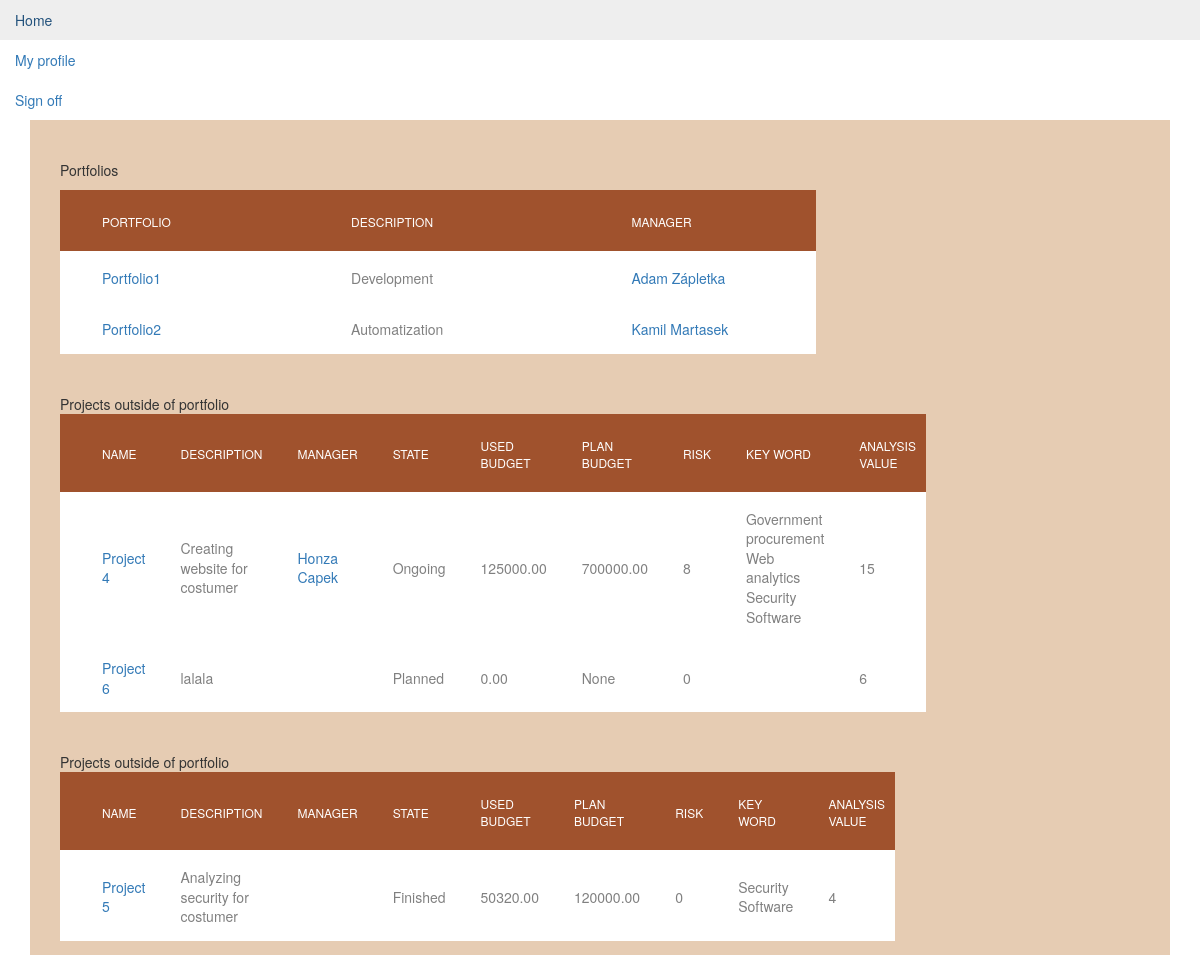
Page /dp/ (signed in, upper part) on the earlier database version.
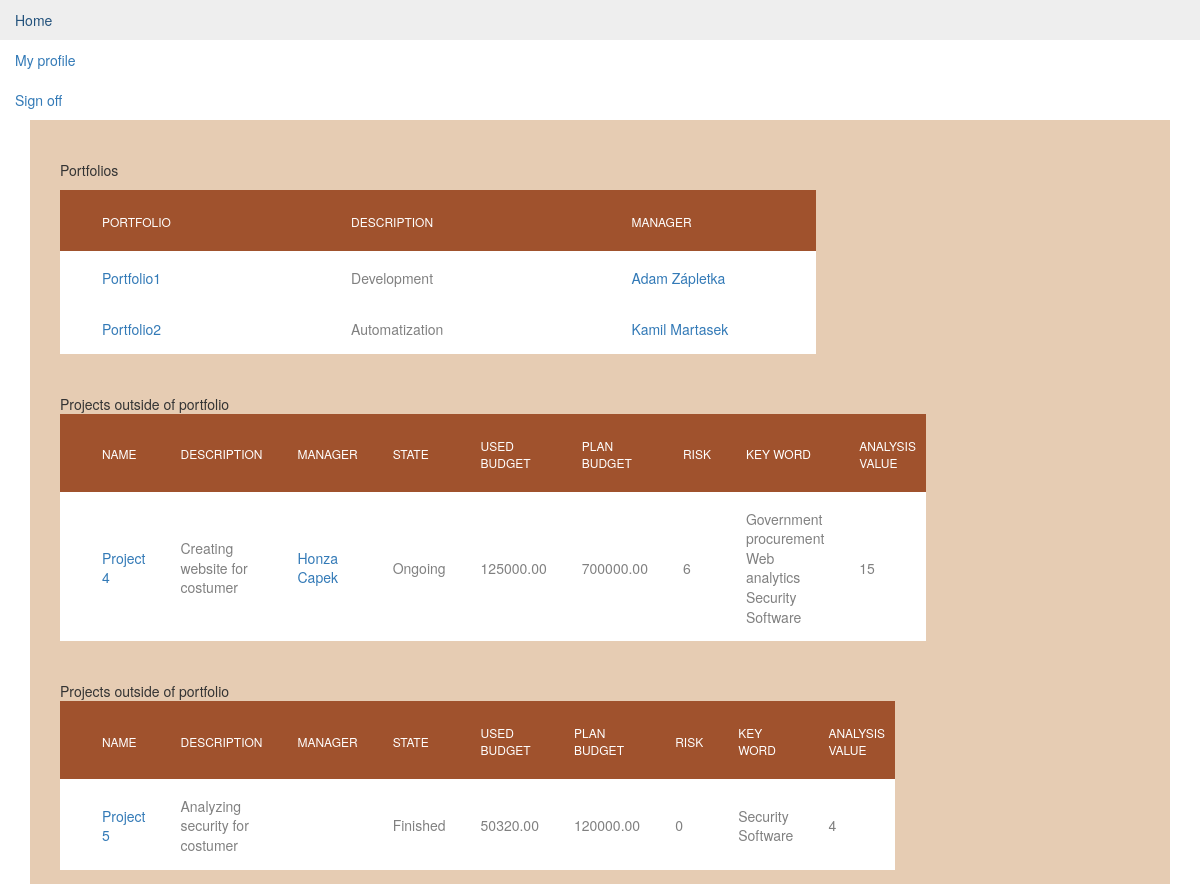
Same page on the later database version.
### dp/models.py (models this page shows, shortened)
class Portfolio(models.Model):
    portfolio_name = models.CharField(max_length=200)
    pub_date = models.DateTimeField('date published', editable=False)
    portfolio_manager = models.ForeignKey(Employee, on_delete=models.SET_NULL, null=True)
    description = models.CharField(max_length=200, null=True)

class Employee(models.Model):
    user = models.OneToOneField(User, on_delete=models.CASCADE)
    position = models.CharField(max_length=200)
    address = models.CharField(max_length=200)
    birthday = models.DateField()
    photo = models.FileField( blank=True, null=True)
    salary = models.DecimalField(max_digits =9, decimal_places=2, null=True)
    GENDER_VALUES = (
        ('male', 'Male'),
        ('female', 'Female'),
    )
    gender = models.CharField(max_length=6, choices=GENDER_VALUES)

class Project(models.Model):
    portfolio = models.ForeignKey(Portfolio, on_delete=models.SET_NULL, null=True, blank=True)
    project_name = models.TextField()
    description = models.CharField(max_length=200)
    plan_budget = models.DecimalField(max_digits=15, decimal_places=2, null=True, blank=True)
    used_budget = models.DecimalField(max_digits=15, decimal_places=2, default=0)
    manhours = models.DecimalField(max_digits=15, decimal_places=0, null=True, blank=True)
    pub_date = models.DateTimeField (auto_now_add=True)
    start_date = models.DateField ('date of start', null=True, blank=True)
    deadline = models.DateField ('date of deadline', null=True, blank=True)
    possible_income = models.DecimalField(max_digits=15, decimal_places=2, null=True, blank=True)
    complexity = models.CharField(max_length=1, choices=COMPLEXITY_VALUES, null=True)
    type = models.CharField(max_length=1, choices=TYPE_VALUES, null=True)
    urgency = models.CharField(max_length=1, choices=PRIORITY_VALUES, null=True)
    importance = models.CharField(max_length=1, choices=PRIORITY_VALUES, null=True)
    STATE_VALUES = (
        ('1', 'Planned'),
        ('2', 'Ongoing'),
        ('3', 'Finished'),
        ('4', 'Interrupted'),
        ('5', 'Stopped'),
    )
    state = models.CharField(max_length=1, choices=STATE_VALUES, default=1)
    progress = models.DecimalField(max_digits=3, decimal_places=2, default=0,
                                   validators=[MaxValueValidator(1.00), MinValueValidator(0.00)])
    project_manager = models.ForeignKey(Employee, on_delete=models.SET_NULL, null=True, blank=True)
    def risk(self, zero_if_not_set=False):
        project_risk = 0
        for risk in self.projectrisk_set.all():
            if risk.risk_state == 0 or risk.risk_state == 1:
                project_risk += (decimal.Decimal(risk.probability) * decimal.Decimal(risk.risk_impact))
        project_risk_count = self.projectrisk_set.filter(risk_state__in=[0, 1])
        if project_risk != 0:
            project_risk = (round(project_risk / len(project_risk_count), 0))
        return project_risk
    def evm(self):
        return EVM.new_instance(self)
    def optimalization(self):
        return optimization(self, OrganizationStrategy.objects.all())

class ProjectRisk (models.Model):
    class Meta:
        unique_together = (('project', 'risk'),)
    project = models.ForeignKey(Project, on_delete=models.CASCADE, blank=True, null=True)
    risk = models.ForeignKey(Risk, on_delete=models.CASCADE)
    risk_state = models.IntegerField(choices=RISK_STATE_VALUES, default=1)
    risk_impact = models.IntegerField(choices=RISK_IMPACT_VALUES, null=True)
    probability = models.IntegerField(choices=RISK_PROBABILITY_VALUES, null=True)

class ProjectStrategy(models.Model):
    class Meta:
        unique_together = (('project', 'strategy'),)
    project = models.ForeignKey(Project, on_delete=models.CASCADE)
    strategy = models.ForeignKey(Strategy, on_delete=models.CASCADE)

class Strategy(models.Model):
    name = models.CharField(max_length=50)

### dp/views.py (the view)
# urls.py: path('', views.index, name='index'),
@login_required
def index(request):
    context = {
        'latest_portfolio_list': Portfolio.objects.all(),
    }
    project_list = Project.objects.filter(portfolio_id__isnull=True)
    finished_projects = project_list.filter(state__in=['3','5'])
    actual_projects = project_list.filter(state__in=['1','2','4'])
    project_count = actual_projects.count()
    context['employee_list'] = Employee.objects.all()
    context['finished_projects'] = finished_projects
    context['actual_projects'] = actual_projects
    context['project_count'] = project_count
    return render(request, "dp/index.html", context)

### dp/analytics.py (called while the page is built)
def optimization(project, org_strategy):
    result = 0
    result += RISK_OK_POINTS if project.risk(zero_if_not_set=True) < RISK_APPETITE else RISK_NOT_OK_POINTS
    result += COMPLEXITY_LOW_POINTS if project.complexity == '0' else COMPLEXITY_HIGH_POINTS
    is_strategic = check_if_strategic(project, org_strategy)
    result += IS_STRATEGIC_POINTS if is_strategic else ISNT_STRATEGIC_POINTS
    if project.progress >= PROGRESS_HIGH:
        result += PROGRESS_HIGH_POINTS
    elif project.progress <= PROGRESS_MODERATE:
        result += PROGRESS_LOW_POINTS
    else:
        result += PROGRESS_MODERATE_POINTS
    if project.state == '2' or project.state == '4':
        res_tmp = calculate_ongoing_proj_score(project)
        result += res_tmp
    return result

    @staticmethod
    def new_instance(project_instance):
        ins = EVM()
        ins.calculate_for_project(project_instance)
        return ins

### templates/dp/index.html (shortened to what the changed rows need)
{% extends "dp/base.html" %}
{% block content %}
    {% load static %}
    <link rel="stylesheet" type="text/css" href="{% static 'dp/css/index.css' %}"/>
    {% if user.employee.position == "manager" or user.is_superuser %}
        <div class="limiter">
        <div class="container">
            <div class="container-table100">
                <div class="wrap-table100">
                    <div class="table100 ver1 m-b-110">
                        <br>
                        <table data-vertable="ver1">
                            <thead>
                            <tr class="row100 head">
                                <th class="column100 column1" data-column="column1">Portfolio</th>
                                <th class="column100 column2" data-column="column2">Description</th>
                                <th class="column100 column3" data-column="column3">Manager</th>
                            </tr>
                            </thead>
                            <tbody>
                            {% if latest_portfolio_list %}
                                <ul>
                                    {% for portfolio in latest_portfolio_list %}
                                        <tr class="row100">
                                            <td class="column100 column1" data-column="column1">
                                                <a href="{% url 'dp:portfolio_detail' portfolio.id %}">{{ portfolio.portfolio_name }}</a>
                                            </td>
                                            <td class="column100 column2" data-column="column2">
                                                {{ portfolio.description }}
                                            </td>
                                            <td class="column100 column3" data-column="column3">
                                                {% if portfolio.portfolio_manager %}
                                                    <a href="{% url 'dp:employee_detail' portfolio.portfolio_manager.id %}"> {{ portfolio.portfolio_manager.user.first_name }} {{ portfolio.portfolio_manager.user.last_name }}</a>
                                                {% endif %}
                                            </td>
                                        </tr>
                                    {% endfor %}
                                </ul>
                            {% else %}
                                <p>No portfolios are available.</p>
                            {% endif %}
                            </tbody>
                        </table>
                        <br>
                        <br>
                        {% if project_tmp.portfolio is Null and actual_projects %}
                            <table id="projects_outside_a">
                                <thead>
                                <tr class="row100 head">
                                    <th class="column100 column1" data-column="column1">Name</th>
                                    <th class="column100 column2" data-column="column2">Description</th>
                                    <th class="column100 column3" data-column="column3">Manager</th>
                                    <th class="column100 column4" data-column="column4">State</th>
                                    <th class="column100 column5" data-column="column5">Used budget</th>
                                    <th class="column100 column6" data-column="column6">Plan budget</th>
                                    <th class="column100 column7" data-column="column7">Risk</th>
                                    <th class="column100 column8" data-column="column8">Key word</th>
                                    <th class="column100 column9" data-column="column9">Analysis value</th>
                                </tr>
                                </thead>
                                <tbody>
                                {% for project_tmp in actual_projects %}
                                    <tr class="row100">
                                        <td class="column100 column1" data-column="column1">
                                            <a href="{% url 'dp:project_detail' project_tmp.id %}">{{ project_tmp.project_name }}</a>
                                        </td>
                                        <td class="column100 column2" data-column="column2">
                                            {{ project_tmp.description }}
                                        </td>
                                        <td class="column100 column3" data-column="column3">
                                            {% if project_tmp.project_manager.id %}
                                                <a href="{% url 'dp:employee_detail' project_tmp.project_manager.id %}">{{ project_tmp.project_manager.user.first_name }} {{ project_tmp.project_manager.user.last_name }}</a>
                                            {% endif %}
                                        </td>
                                        <td class="column100 column4" data-column="column4">
                                            {{ project_tmp.get_state_display }}
                                        </td>
                                        <td class="column100 column5" data-column="column5">
                                            {{ project_tmp.used_budget }}
                                        </td>
                                        <td class="column100 column6" data-column="column6">
                                            {{ project_tmp.plan_budget }}
                                        </td>
                                        <td class="column100 column7" data-column="column7">
                                            {{ project_tmp.risk }}
                                        </td>
                                        <td class="column100 column8" data-column="column8">
                                            {% for key_word in project_tmp.projectstrategy_set.all %}
                                                {{ key_word.strategy.name }}<br>
                                            {% endfor %}
                                        </td>
                                        <td class="column100 column9" data-column="column9">
                                            {{ project_tmp.optimalization }}
                                        </td>
                                    </tr>
                                {% endfor %}
                                </tbody>
                            </table>
                        {% endif %}
                        <br>
                        <br>
                    {% if project_tmp.portfolio is Null and finished_projects %}
                            <table id="projects_outside">
                                <thead>
                                <tr class="row100 head">
                                    <th class="column100 column1" data-column="column1">Name</th>
                                    <th class="column100 column2" data-column="column2">Description</th>
                                    <th class="column100 column3" data-column="column3">Manager</th>
                                    <th class="column100 column4" data-column="column4">State</th>
                                    <th class="column100 column5" data-column="column5">Used budget</th>
                                    <th class="column100 column6" data-column="column6">Plan budget</th>
                                    <th class="column100 column7" data-column="column7">Risk</th>
                                    <th class="column100 column8" data-column="column8">Key word</th>
                                    <th class="column100 column9" data-column="column9">Analysis value</th>
                                </tr>
                                </thead>
                                <tbody>
                                {% for project_tmp in finished_projects %}
                                    <tr class="row100">
                                        <td class="column100 column1" data-column="column1">
                                            <a href="{% url 'dp:project_detail' project_tmp.id %}">{{ project_tmp.project_name }}</a>
                                        </td>
                                        <td class="column100 column2" data-column="column2">
                                            {{ project_tmp.description }}
                                        </td>
                                        <td class="column100 column3" data-column="column3">
                                        </td>
                                        <td class="column100 column4" data-column="column4">
                                            {{ project_tmp.get_state_display }}
                                        </td>
                                        <td class="column100 column5" data-column="column5">
                                            {{ project_tmp.used_budget }}
                                        </td>
                                        <td class="column100 column6" data-column="column6">
                                            {{ project_tmp.plan_budget }}
                                        </td>
                                        <td class="column100 column7" data-column="column7">
                                            {{ project_tmp.risk }}
                                        </td>
                                        <td class="column100 column8" data-column="column8">
                                            {% for key_word in project_tmp.projectstrategy_set.all %}
                                                {{ key_word.strategy.name }}<br>
                                            {% endfor %}
                                        </td>
                                        <td class="column100 column9" data-column="column9">
                                            {{ project_tmp.optimalization }}
                                        </td>
                                    </tr>
                                {% endfor %}
                                </tbody>
                            </table>
                        {% endif %}
                        <br>
                    </div>
                </div>
            </div>
        </div>
    {% endif %}
{% endblock %}

Differences in the rows shown:
removed Project: project_name "Project 6", description "lalala", state "Planned", used_budget "0.00", plan_budget "None", risk "0", optimalization "6"
changed through a linked row, Project "Project 4": risk "8" → "6"
